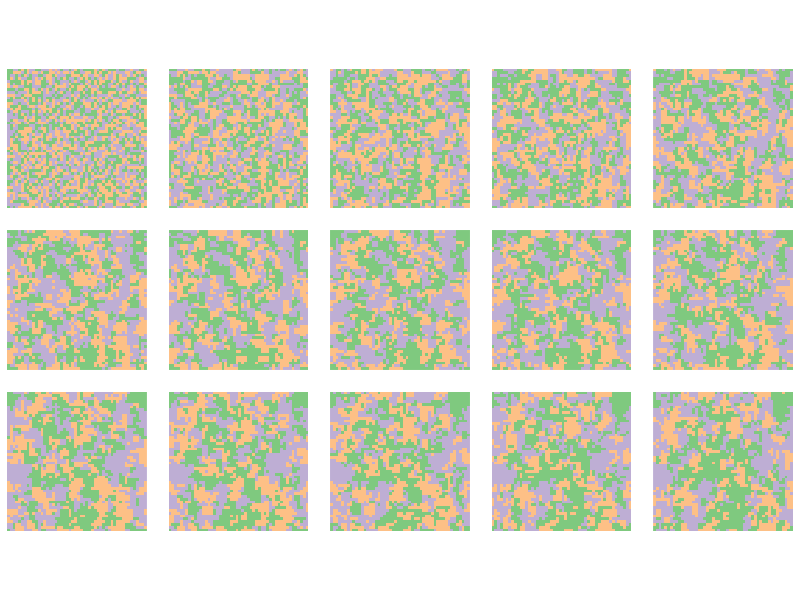

Reproduce this figure in R.
## ---- chunk 1
library(dplyr)
library(tidyr)
library(pracma)
library(data.table)
library(ggplot2)
## ---- chunk 2
#| code-fold: true

num_states <- 3
width <- 50
height <- 50
time_steps <- 15

# random neighbour offset
random_offset <- function() {
  i <- sample(1:4, 1)
  list(c(1, 0), c(-1, 0), c(0, 1), c(0, -1))[[i]]
}

# get a random cell in a matrix
random_cell <- function(m) {
  c(sample(seq_len(nrow(m)), 1), sample(seq_len(ncol(m)), 1))
}

# make nr * nc random local updates
generation <- function(m) {
  nr <- nrow(m)
  nc <- ncol(m)
  random_coords <- replicate(nc * nr, random_cell(m))
  random_offsets <- replicate(nc * nr, random_offset())
  for (i in 1:(nr * nc)) {
    coords <- random_coords[, i]
    offset <- random_offsets[, i]
    nbr <- ((coords + offset - 1) %% c(nr, nc)) + 1
    m[coords[1], coords[2]] <- m[nbr[1], nbr[2]]
  }
  return(m)
}

# return a wrapped version of matrix m
wrap_matrix <- function(m, dx, dy) {
  m2 <- pracma::repmat(m, 3, 3)
  m2[seq_len(nrow(m)) + nrow(m) - dy, 
     seq_len(ncol(m)) + ncol(m) - dx]
}

# initialise random matrix
init_state <- function(s, nr, nc) {
  matrix(sample(s, nr * nc, replace = TRUE),
         ncol = nc, nrow = nr)
}

voter_model <- function(s = 1:2, nc = 20, nr = 20, 
                        tmax = 20, seed = NULL) {
  set.seed(seed)
  result <- array(0, dim = c(nr, nc, tmax))
  result[, , 1] <- init_state(s, nr, nc)
  for (gen in 2:tmax) {
    result[, , gen] <- generation(result[, , gen - 1])
  }
  result
}

vma_df <- voter_model(1:num_states, nr = height, nc = width, 
                      tmax = time_steps) %>%
  as.data.table() %>%
  as_tibble() %>%
  rename(x = V1, y = V2, t = V3, num = value) %>%
  mutate(state = as.factor(num))
## ---- chunk 3
ggplot(vma_df) + 
  geom_raster(aes(x = x, y = y, fill = state), show.legend = FALSE) + 
  scale_fill_brewer(palette = "Accent") +
  coord_equal() +
  facet_wrap( ~ t, ncol = 5) +
  theme_void() + 
  theme(strip.background = element_blank(),
        strip.text.x = element_blank())
## ---- chunk 4
#| code-fold: true
# License (MIT)
#
# Copyright (c) 2023 David O'Sullivan
#
# Permission is hereby granted, free of charge, to any person
# obtaining a copy of this software and associated documentation
# files (the "Software"), to deal in the Software without restriction,
# including without limitation the rights to use, copy, modify, merge,
# publish, distribute, sublicense, and/or sell copies of the Software,
# and to  permit persons to whom the Software is furnished to do so,
# subject to the following conditions:
#
# The above copyright notice and this permission notice shall be included
# in all copies or substantial portions of the Software.
#
# THE SOFTWARE IS PROVIDED "AS IS", WITHOUT WARRANTY OF ANY KIND, EXPRESS
# OR IMPLIED, INCLUDING BUT NOT LIMITED TO THE WARRANTIES OF MERCHANTABILITY,
# FITNESS FOR A PARTICULAR PURPOSE AND NONINFRINGEMENT. IN NO EVENT SHALL
# THE AUTHORS OR COPYRIGHT HOLDERS BE LIABLE FOR ANY CLAIM, DAMAGES OR OTHER
# LIABILITY, WHETHER IN AN ACTION OF CONTRACT, TORT OR OTHERWISE, ARISING
# FROM, OUT OF OR IN CONNECTION WITH THE SOFTWARE OR THE USE OR OTHER
# DEALINGS IN THE SOFTWARE.
